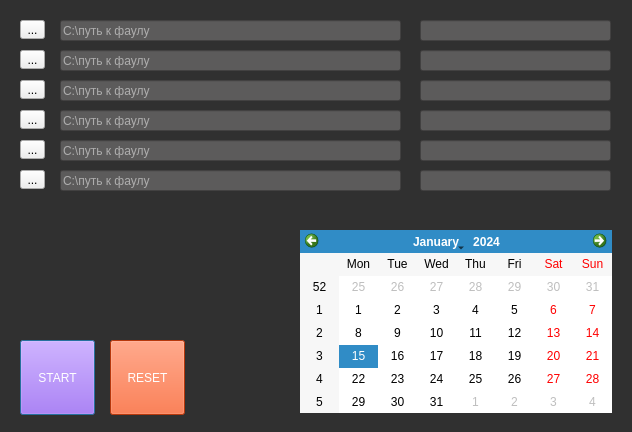
<?xml version="1.0" encoding="UTF-8"?>
<ui version="4.0">
 <class>Dialog</class>
 <widget class="QDialog" name="Dialog">
  <property name="geometry">
   <rect>
    <x>0</x>
    <y>0</y>
    <width>632</width>
    <height>432</height>
   </rect>
  </property>
  <property name="windowTitle">
   <string>Dialog</string>
  </property>
  <property name="styleSheet">
   <string notr="true">QDialog {
    background-color: #303030;
    color: #ffffff;
}</string>
  </property>
  <widget class="QPushButton" name="pushButton">
   <property name="geometry">
    <rect>
     <x>20</x>
     <y>340</y>
     <width>75</width>
     <height>75</height>
    </rect>
   </property>
   <property name="styleSheet">
    <string notr="true">QPushButton {
   background-color: #a04dff;
    color: #ffffff;
   
}
QPushButton:hover {
   background-color: #bc85fa;
    color: #ffffff;
   }

</string>
   </property>
   <property name="text">
    <string>START</string>
   </property>
  </widget>
  <widget class="QPushButton" name="pushButton_2">
   <property name="geometry">
    <rect>
     <x>110</x>
     <y>340</y>
     <width>75</width>
     <height>75</height>
    </rect>
   </property>
   <property name="styleSheet">
    <string notr="true">QPushButton {
    background-color: #ff4f11;
    color: #ffffff;
   }

QPushButton:hover {
    
    background-color:  #ff8153;
    color: #ffffff;
	}</string>
   </property>
   <property name="text">
    <string>RESET</string>
   </property>
  </widget>
  <widget class="QToolButton" name="toolButton">
   <property name="geometry">
    <rect>
     <x>20</x>
     <y>20</y>
     <width>25</width>
     <height>19</height>
    </rect>
   </property>
   <property name="text">
    <string>...</string>
   </property>
  </widget>
  <widget class="QToolButton" name="toolButton_2">
   <property name="geometry">
    <rect>
     <x>20</x>
     <y>50</y>
     <width>25</width>
     <height>19</height>
    </rect>
   </property>
   <property name="text">
    <string>...</string>
   </property>
  </widget>
  <widget class="QToolButton" name="toolButton_3">
   <property name="geometry">
    <rect>
     <x>20</x>
     <y>80</y>
     <width>25</width>
     <height>19</height>
    </rect>
   </property>
   <property name="text">
    <string>...</string>
   </property>
  </widget>
  <widget class="QLineEdit" name="lineEdit">
   <property name="geometry">
    <rect>
     <x>60</x>
     <y>20</y>
     <width>341</width>
     <height>21</height>
    </rect>
   </property>
   <property name="styleSheet">
    <string notr="true">QLineEdit {
    background-color: #5c5b5b;
    color: #ffffff;
}</string>
   </property>
   <property name="placeholderText">
    <string>C:\путь к фаулу</string>
   </property>
  </widget>
  <widget class="QCalendarWidget" name="calendarWidget">
   <property name="geometry">
    <rect>
     <x>300</x>
     <y>230</y>
     <width>312</width>
     <height>183</height>
    </rect>
   </property>
  </widget>
  <widget class="QToolButton" name="toolButton_4">
   <property name="geometry">
    <rect>
     <x>20</x>
     <y>110</y>
     <width>25</width>
     <height>19</height>
    </rect>
   </property>
   <property name="text">
    <string>...</string>
   </property>
  </widget>
  <widget class="QToolButton" name="toolButton_5">
   <property name="geometry">
    <rect>
     <x>20</x>
     <y>140</y>
     <width>25</width>
     <height>19</height>
    </rect>
   </property>
   <property name="text">
    <string>...</string>
   </property>
  </widget>
  <widget class="QToolButton" name="toolButton_6">
   <property name="geometry">
    <rect>
     <x>20</x>
     <y>170</y>
     <width>25</width>
     <height>19</height>
    </rect>
   </property>
   <property name="text">
    <string>...</string>
   </property>
  </widget>
  <widget class="QLineEdit" name="lineEdit_2">
   <property name="geometry">
    <rect>
     <x>60</x>
     <y>50</y>
     <width>341</width>
     <height>21</height>
    </rect>
   </property>
   <property name="styleSheet">
    <string notr="true">QLineEdit {
    background-color: #5c5b5b;
    color: #ffffff;
}</string>
   </property>
   <property name="placeholderText">
    <string>C:\путь к фаулу</string>
   </property>
  </widget>
  <widget class="QLineEdit" name="lineEdit_3">
   <property name="geometry">
    <rect>
     <x>60</x>
     <y>80</y>
     <width>341</width>
     <height>21</height>
    </rect>
   </property>
   <property name="styleSheet">
    <string notr="true">QLineEdit {
    background-color: #5c5b5b;
    color: #ffffff;
}</string>
   </property>
   <property name="placeholderText">
    <string>C:\путь к фаулу</string>
   </property>
  </widget>
  <widget class="QLineEdit" name="lineEdit_4">
   <property name="geometry">
    <rect>
     <x>60</x>
     <y>110</y>
     <width>341</width>
     <height>21</height>
    </rect>
   </property>
   <property name="styleSheet">
    <string notr="true">QLineEdit {
    background-color: #5c5b5b;
    color: #ffffff;
}</string>
   </property>
   <property name="placeholderText">
    <string>C:\путь к фаулу</string>
   </property>
  </widget>
  <widget class="QLineEdit" name="lineEdit_5">
   <property name="geometry">
    <rect>
     <x>60</x>
     <y>140</y>
     <width>341</width>
     <height>21</height>
    </rect>
   </property>
   <property name="styleSheet">
    <string notr="true">QLineEdit {
    background-color: #5c5b5b;
    color: #ffffff;
}</string>
   </property>
   <property name="placeholderText">
    <string>C:\путь к фаулу</string>
   </property>
  </widget>
  <widget class="QLineEdit" name="lineEdit_6">
   <property name="geometry">
    <rect>
     <x>60</x>
     <y>170</y>
     <width>341</width>
     <height>21</height>
    </rect>
   </property>
   <property name="styleSheet">
    <string notr="true">QLineEdit {
    background-color: #5c5b5b;
    color: #ffffff;
}</string>
   </property>
   <property name="placeholderText">
    <string>C:\путь к фаулу</string>
   </property>
  </widget>
  <widget class="QLineEdit" name="lineEdit_7">
   <property name="geometry">
    <rect>
     <x>420</x>
     <y>20</y>
     <width>191</width>
     <height>21</height>
    </rect>
   </property>
   <property name="styleSheet">
    <string notr="true">QLineEdit {
    background-color: #5c5b5b;
    color: #ffffff;
}</string>
   </property>
   <property name="placeholderText">
    <string/>
   </property>
  </widget>
  <widget class="QLineEdit" name="lineEdit_8">
   <property name="geometry">
    <rect>
     <x>420</x>
     <y>50</y>
     <width>191</width>
     <height>21</height>
    </rect>
   </property>
   <property name="styleSheet">
    <string notr="true">QLineEdit {
    background-color: #5c5b5b;
    color: #ffffff;
}</string>
   </property>
   <property name="placeholderText">
    <string/>
   </property>
  </widget>
  <widget class="QLineEdit" name="lineEdit_9">
   <property name="geometry">
    <rect>
     <x>420</x>
     <y>80</y>
     <width>191</width>
     <height>21</height>
    </rect>
   </property>
   <property name="styleSheet">
    <string notr="true">QLineEdit {
    background-color: #5c5b5b;
    color: #ffffff;
}</string>
   </property>
   <property name="placeholderText">
    <string/>
   </property>
  </widget>
  <widget class="QLineEdit" name="lineEdit_10">
   <property name="geometry">
    <rect>
     <x>420</x>
     <y>110</y>
     <width>191</width>
     <height>21</height>
    </rect>
   </property>
   <property name="styleSheet">
    <string notr="true">QLineEdit {
    background-color: #5c5b5b;
    color: #ffffff;
}</string>
   </property>
   <property name="placeholderText">
    <string/>
   </property>
  </widget>
  <widget class="QLineEdit" name="lineEdit_11">
   <property name="geometry">
    <rect>
     <x>420</x>
     <y>140</y>
     <width>191</width>
     <height>21</height>
    </rect>
   </property>
   <property name="styleSheet">
    <string notr="true">QLineEdit {
    background-color: #5c5b5b;
    color: #ffffff;
}</string>
   </property>
   <property name="placeholderText">
    <string/>
   </property>
  </widget>
  <widget class="QLineEdit" name="lineEdit_12">
   <property name="geometry">
    <rect>
     <x>420</x>
     <y>170</y>
     <width>191</width>
     <height>21</height>
    </rect>
   </property>
   <property name="styleSheet">
    <string notr="true">QLineEdit {
    background-color: #5c5b5b;
    color: #ffffff;
}</string>
   </property>
   <property name="placeholderText">
    <string/>
   </property>
  </widget>
 </widget>
 <resources/>
 <connections/>
</ui>
